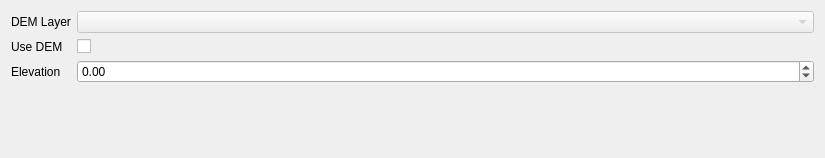
<?xml version="1.0" encoding="UTF-8"?>
<ui version="4.0">
 <class>Form</class>
 <widget class="QWidget" name="Form">
  <property name="geometry">
   <rect>
    <x>0</x>
    <y>0</y>
    <width>825</width>
    <height>158</height>
   </rect>
  </property>
  <property name="windowTitle">
   <string>Form</string>
  </property>
  <layout class="QVBoxLayout" name="verticalLayout">
   <item>
    <layout class="QFormLayout" name="formLayout">
     <item row="0" column="0">
      <widget class="QLabel" name="demLayerLabel">
       <property name="text">
        <string>DEM Layer</string>
       </property>
      </widget>
     </item>
     <item row="0" column="1">
      <widget class="QgsMapLayerComboBox" name="demLayerQgsMapLayerComboBox">
       <property name="enabled">
        <bool>false</bool>
       </property>
      </widget>
     </item>
     <item row="1" column="0">
      <widget class="QLabel" name="useDEMLabel">
       <property name="text">
        <string>Use DEM</string>
       </property>
      </widget>
     </item>
     <item row="1" column="1">
      <widget class="QCheckBox" name="useDEMCheckBox">
       <property name="checked">
        <bool>false</bool>
       </property>
      </widget>
     </item>
     <item row="2" column="0">
      <widget class="QLabel" name="elevationLabel">
       <property name="text">
        <string>Elevation</string>
       </property>
      </widget>
     </item>
     <item row="2" column="1">
      <widget class="QgsDoubleSpinBox" name="elevationQgsDoubleSpinBox">
       <property name="enabled">
        <bool>true</bool>
       </property>
       <property name="minimum">
        <double>-100000000.000000000000000</double>
       </property>
       <property name="maximum">
        <double>1000000000.000000000000000</double>
       </property>
      </widget>
     </item>
    </layout>
   </item>
  </layout>
 </widget>
 <customwidgets>
  <customwidget>
   <class>QgsDoubleSpinBox</class>
   <extends>QDoubleSpinBox</extends>
   <header>qgsdoublespinbox.h</header>
  </customwidget>
  <customwidget>
   <class>QgsMapLayerComboBox</class>
   <extends>QComboBox</extends>
   <header>qgsmaplayercombobox.h</header>
  </customwidget>
 </customwidgets>
 <resources/>
 <connections/>
</ui>
